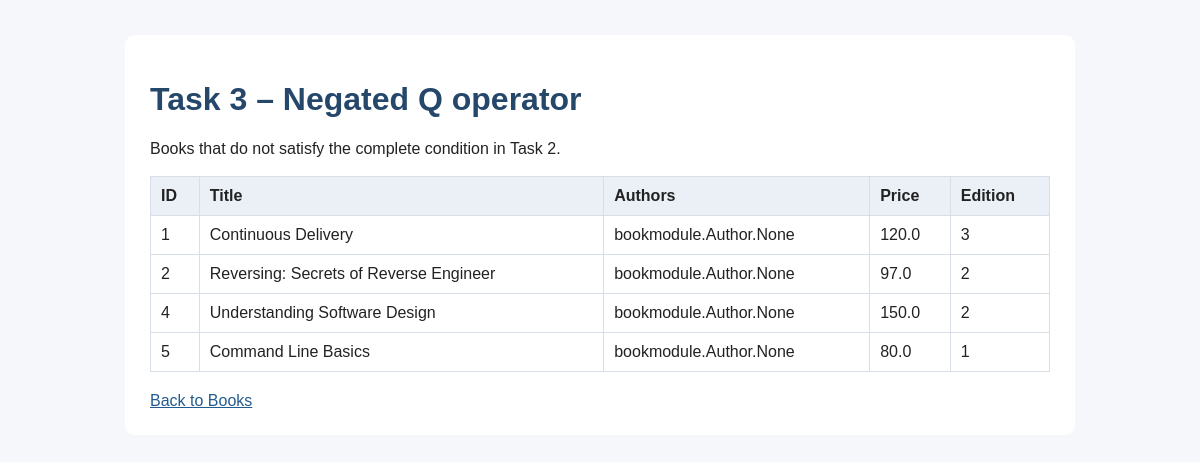
The app's page /books/lab8/task3, older data.
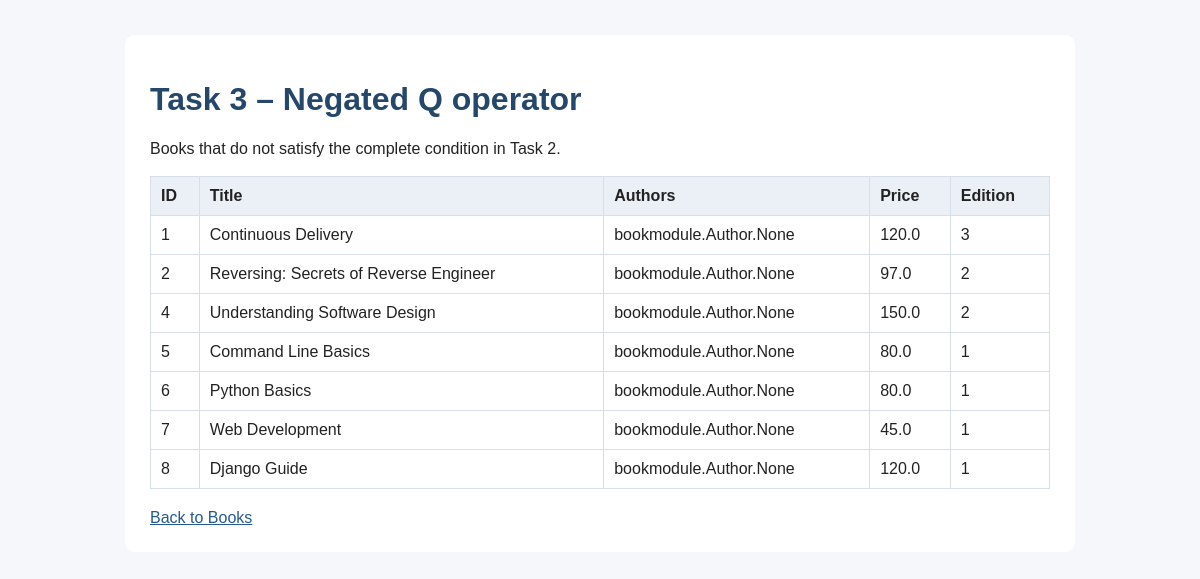
The same page, newer data.
### apps/bookmodule/models.py (models this page shows, shortened)
class Book(models.Model):
    title = models.CharField(max_length=50)
    author = models.CharField(max_length=50)
    price = models.FloatField(default=0.0)
    edition = models.SmallIntegerField(default=1)
    quantity = models.IntegerField(default=1)
    pubdate = models.DateTimeField()
    rating = models.SmallIntegerField(default=1)
    publisher = models.ForeignKey(
        Publisher,
        null=True,
        blank=True,
        on_delete=models.SET_NULL,
        related_name='books'
    )
    authors = models.ManyToManyField(Author, blank=True)

### apps/bookmodule/lab8_views.py (the view)
# urls.py: path("task3", lab8_views.task3, name="lab8_task3"),
def task3(request):
    books = Book.objects.filter(
        Q(edition__lte=3) &
        (~Q(title__icontains="co") | ~Q(author__icontains="co"))
    )
    return render(request, "bookmodule/lab8/task3.html", {"books": books})

### apps/templates/bookmodule/lab8/task3.html (shortened to what this page needs)
{% extends "bookmodule/lab8/base.html" %}
{% block content %}
<h1>Task 3 – Negated Q operator</h1>
<p>Books that do not satisfy the complete condition in Task 2.</p>
{% if books %}
<table>
    <tr><th>ID</th><th>Title</th><th>Authors</th><th>Price</th><th>Edition</th></tr>
    {% for book in books %}
    <tr>
        <td>{{ book.id }}</td>
        <td>{{ book.title }}</td>
        <td>{{ book.authors }}</td>
        <td>{{ book.price }}</td>
        <td>{{ book.edition }}</td>
    </tr>
    {% endfor %}
</table>
{% else %}
<p class="empty">No books match this condition in the current database.</p>
{% endif %}
{% endblock %}

### apps/templates/bookmodule/lab8/base.html (shortened to what this page needs)
<!DOCTYPE html>
<html lang="en">
<head>
</head>
<body>
<div class="container">
    {% block content %}{% endblock %}
    <a class="back" href="/books/">Back to Books</a>
</div>
</body>
</html>

### apps/templates/bookmodule/lab8/base.html (style rules this page uses)
body { font-family: Arial, sans-serif; margin: 35px; background: #f5f7fa; color: #222; }
h1 { color: #25476a; }
.container { max-width: 900px; margin: auto; background: white; padding: 25px; border-radius: 10px; }
table { width: 100%; border-collapse: collapse; margin-top: 18px; }
th, td { border: 1px solid #d8dee8; padding: 10px; text-align: left; }
th { background: #eaf0f6; }
.back { display: inline-block; margin-top: 20px; color: #245b8f; }

Row changes from the older to the newer data that the page shows:
added Book: id "6", title "Python Basics", authors "bookmodule.Author.None", price "80.0", edition "1"
added Book: id "7", title "Web Development", authors "bookmodule.Author.None", price "45.0", edition "1"
added Book: id "8", title "Django Guide", authors "bookmodule.Author.None", price "120.0", edition "1"
